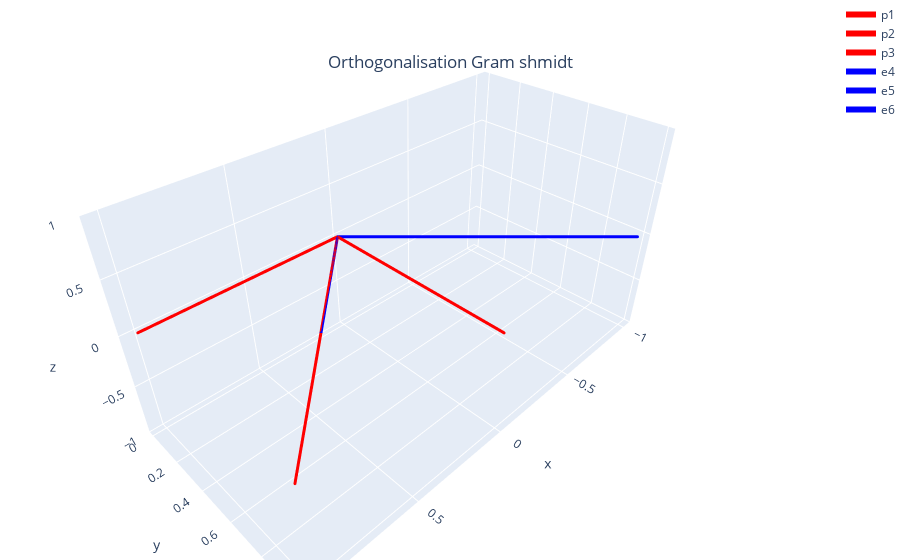

Write notebook code for a chart like this one.
### Markdown cell above
#### Lineary dependent vectors :

### Code cell
inter3d([1,1,0],[0,1,0],[1,0,0])

### Figure 1 — Plotly figure (JSON) as saved in the notebook; plotly's stock layout.template omitted (floating-point values rounded to 4 significant figures)
{"data": [{"line": {"color": "red", "width": 6}, "marker": {"color": "red", "size": 1}, "name": "p1", "type": "scatter3d", "x": [0, 1], "y": [0, 1], "z": [0, 0]}, {"line": {"color": "red", "width": 6}, "marker": {"color": "red", "size": 1}, "name": "p2", "type": "scatter3d", "x": [0, 0], "y": [0, 1], "z": [0, 0]}, {"line": {"color": "red", "width": 6}, "marker": {"color": "red", "size": 1}, "name": "p3", "type": "scatter3d", "x": [0, 1], "y": [0, 0], "z": [0, 0]}, {"line": {"color": "blue", "width": 6}, "marker": {"color": "blue", "size": 1}, "name": "e4", "type": "scatter3d", "x": [0, 0.5], "y": [0, 0.5], "z": [0, 0]}, {"line": {"color": "blue", "width": 6}, "marker": {"color": "blue", "size": 1}, "name": "e5", "type": "scatter3d", "x": [0, -1], "y": [0, 1], "z": [0, 0]}, {"line": {"color": "blue", "width": 6}, "marker": {"color": "blue", "size": 1}, "name": "e6", "type": "scatter3d", "x": [0, 0], "y": [0, 0], "z": [0, 0]}], "layout": {"margin": {"b": 0, "l": 0, "r": 0, "t": 0}, "title": {"text": "Orthogonalisation Gram shmidt", "x": 0.5, "xanchor": "center", "y": 0.9, "yanchor": "top"}}}
